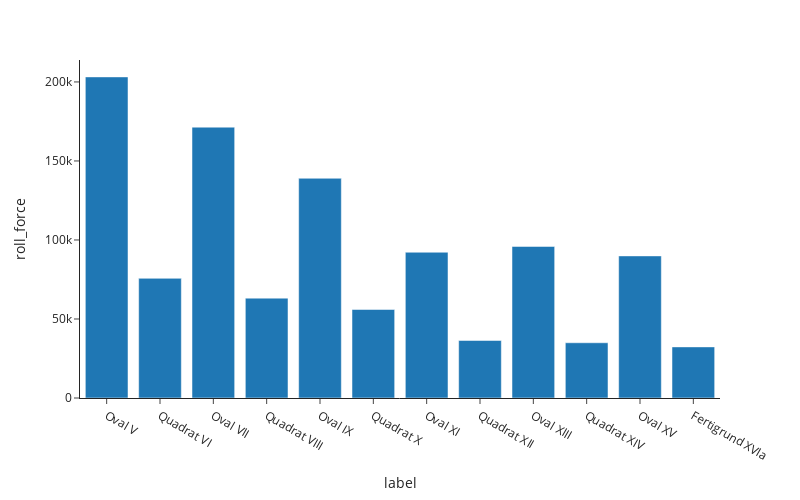

Notebook source saved alongside this figure:
### Markdown cell above
Im Folgenden werden die Walzkräfte als Balkendiagramm dargestellt. Auch hier können Sie die angezeigten Werte ändern, indem Sie den Text hinter `y=` ändern.

### Code cell
fig = px.bar(df_roll_passes, x="label", y="roll_force")
fig.update_layout(width=800, height=500)
fig.show()

### Figure 1 — Plotly figure (JSON) as saved in the notebook; plotly's stock layout.template omitted (floating-point values rounded to 4 significant figures)
{"data": [{"alignmentgroup": "True", "hovertemplate": "label=%{x}<br>roll_force=%{y}<extra></extra>", "legendgroup": "", "marker": {"color": "#1F77B4", "pattern": {"shape": ""}}, "name": "", "offsetgroup": "", "orientation": "v", "showlegend": false, "textposition": "auto", "x": ["Oval V", "Quadrat VI", "Oval VII", "Quadrat VIII", "Oval IX", "Quadrat X", "Oval XI", "Quadrat XII", "Oval XIII", "Quadrat XIV", "Oval XV", "Fertigrund XVIa"], "xaxis": "x", "y": [203200.0, 75730.0, 171400.0, 63190.0, 139000.0, 56010.0, 92240.0, 36410.0, 95910.0, 34960.0, 89920.0, 32340.0], "yaxis": "y", "type": "bar"}], "layout": {"xaxis": {"anchor": "y", "domain": [0.0, 1.0], "title": {"text": "label"}}, "yaxis": {"anchor": "x", "domain": [0.0, 1.0], "title": {"text": "roll_force"}}, "legend": {"tracegroupgap": 0}, "margin": {"t": 60}, "barmode": "relative", "width": 800, "height": 500}}
